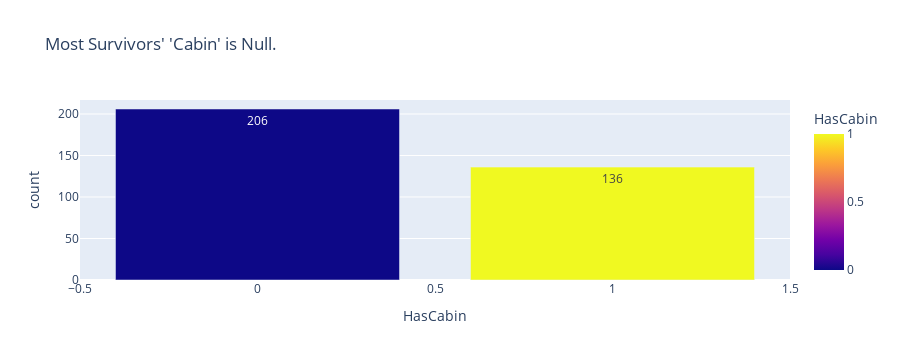

Source (notebook cell):
### Code cell
survivor_cabin = survivors['HasCabin'].value_counts().reset_index()
px.bar(survivor_cabin,x='HasCabin',y='count',text_auto=True,color='HasCabin',title="Most Survivors' 'Cabin' is Null.")

### Figure 1 — Plotly figure (JSON) as saved in the notebook; plotly's stock layout.template omitted (floating-point values rounded to 4 significant figures)
{"data": [{"alignmentgroup": "True", "hovertemplate": "HasCabin=%{marker.color}<br>count=%{y}<extra></extra>", "legendgroup": "", "marker": {"color": [0, 1], "coloraxis": "coloraxis", "pattern": {"shape": ""}}, "name": "", "offsetgroup": "", "orientation": "v", "showlegend": false, "textposition": "auto", "texttemplate": "%{y}", "type": "bar", "x": [0, 1], "xaxis": "x", "y": [206, 136], "yaxis": "y"}], "layout": {"barmode": "relative", "coloraxis": {"colorbar": {"title": {"text": "HasCabin"}}, "colorscale": [[0, "#0d0887"], [0.1111, "#46039f"], [0.2222, "#7201a8"], [0.3333, "#9c179e"], [0.4444, "#bd3786"], [0.5556, "#d8576b"], [0.6667, "#ed7953"], [0.7778, "#fb9f3a"], [0.8889, "#fdca26"], [1, "#f0f921"]]}, "height": 360, "legend": {"tracegroupgap": 0}, "title": {"text": "Most Survivors' 'Cabin' is Null."}, "xaxis": {"anchor": "y", "autorange": true, "domain": [0, 1], "range": [-0.5, 1.5], "title": {"text": "HasCabin"}, "type": "linear"}, "yaxis": {"anchor": "x", "autorange": true, "domain": [0, 1], "range": [0, 216.8], "title": {"text": "count"}, "type": "linear"}}}
